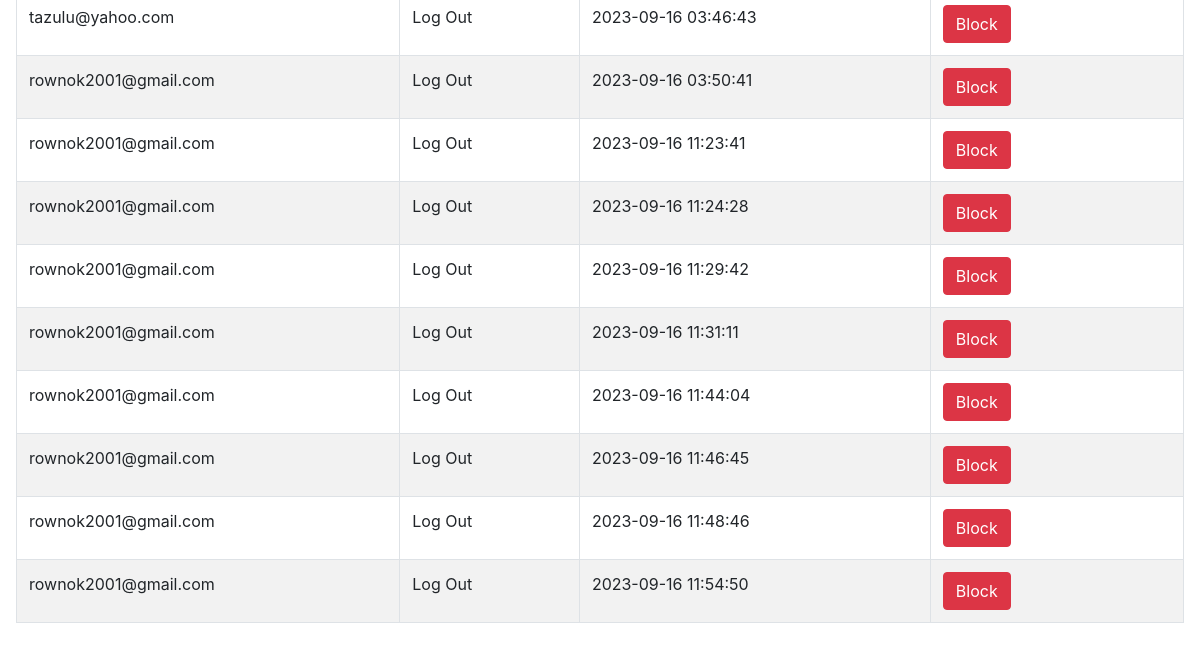
The app's page /userlog.php (signed in, lower part), older data.
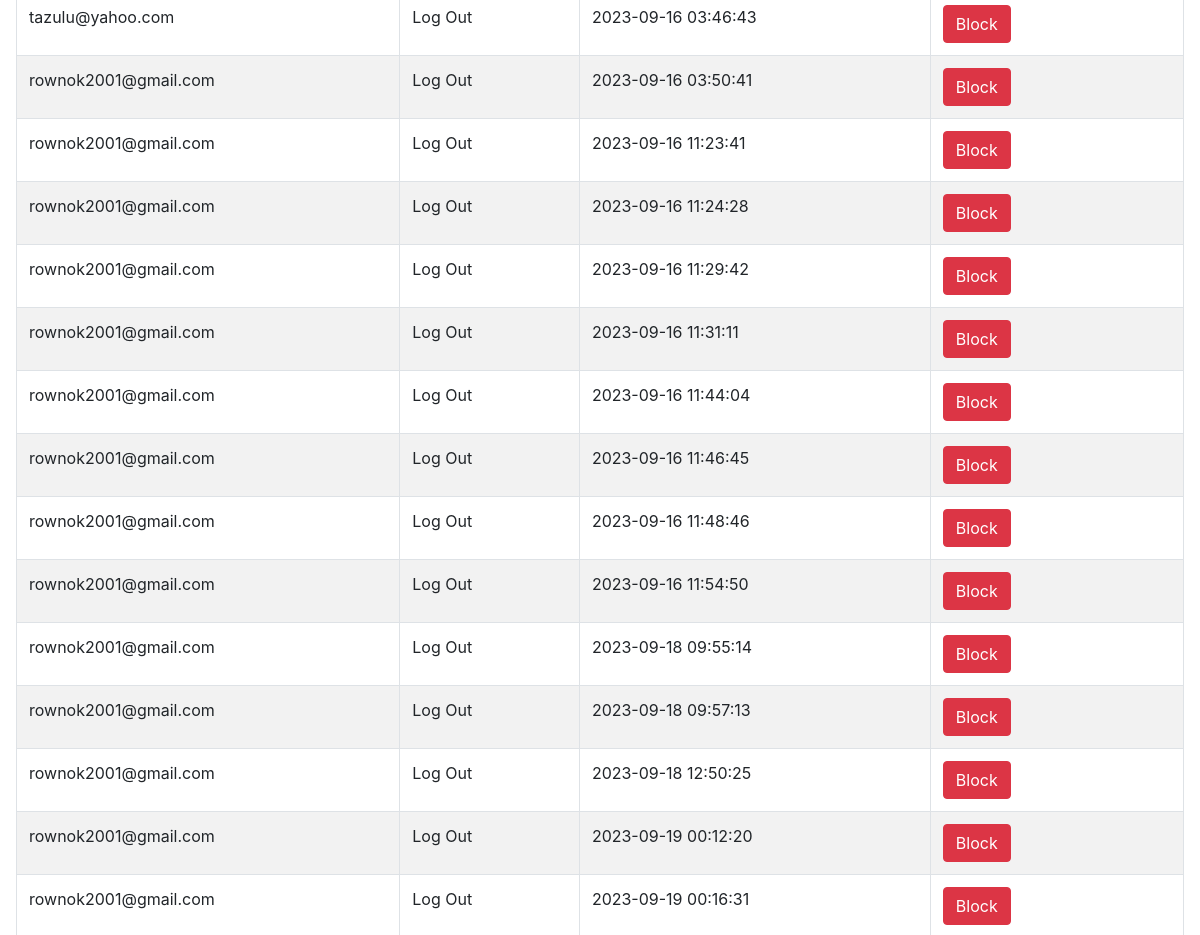
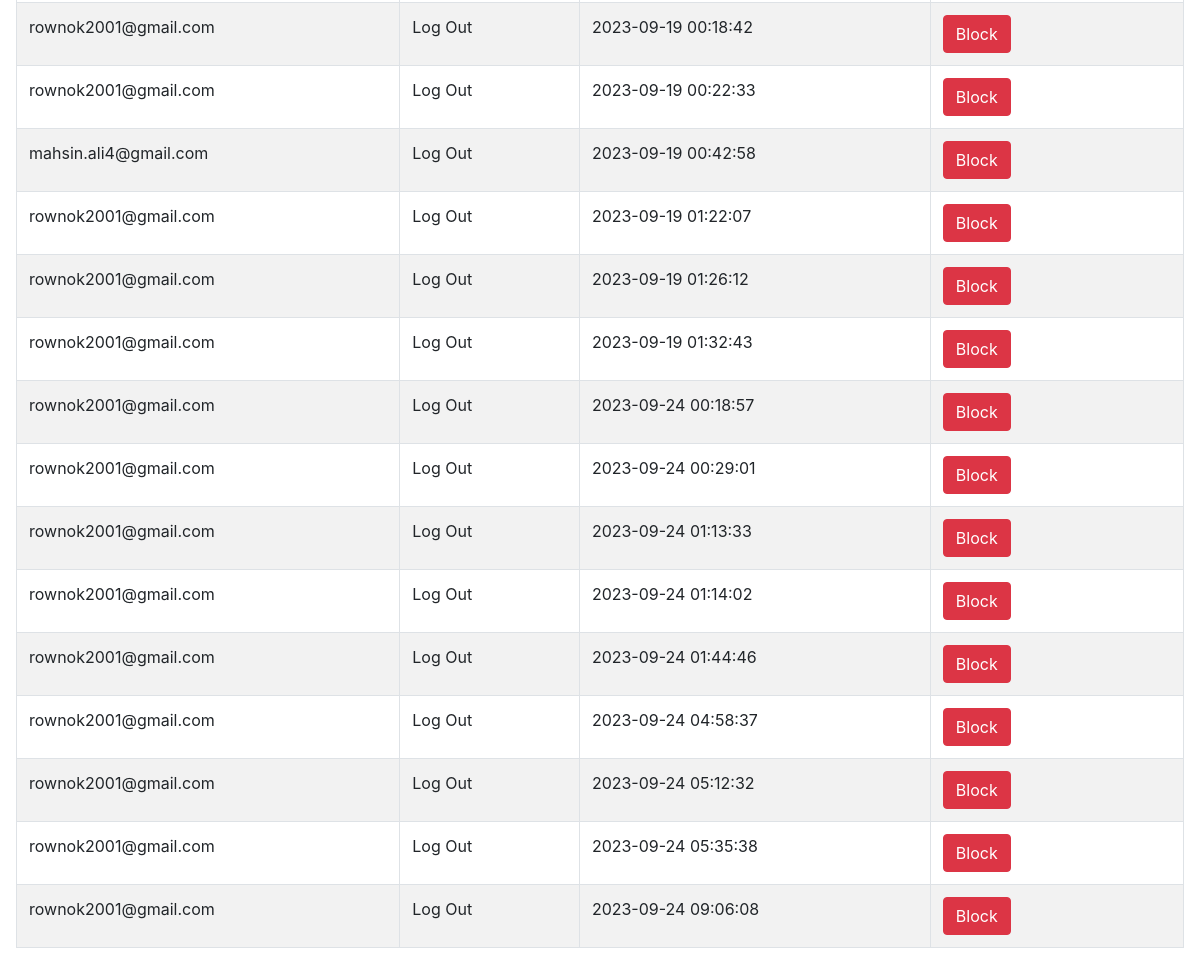
The same page, newer data (2 pictures, top to bottom).
### tables this page shows
CREATE TABLE `log` (
  `id` int(10) NOT NULL,
  `email` varchar(50) NOT NULL,
  `activity` varchar(50) NOT NULL,
  `time` timestamp NOT NULL DEFAULT current_timestamp() ON UPDATE current_timestamp()
);

### userlog.php (the view, shortened to what this page needs)
<!DOCTYPE html>
<html lang="en">
<head>
    <link rel="stylesheet" href="https://cdnjs.cloudflare.com/ajax/libs/twitter-bootstrap/4.5.2/css/bootstrap.css">
    <link rel="stylesheet" href="https://cdn.datatables.net/1.10.23/css/dataTables.bootstrap4.min.css">
</head>
<body>
    <div class="p-3 mb-5 bg-gradient-to-r from-indigo-50 via-purple-50 to-pink-50 z-40 rounded">
        <table id="example" class="table table-striped table-bordered" style="width:100%">
            <tbody>
                <?php
                $sql = "SELECT *  FROM log";
                $result = mysqli_query($con, $sql);
                $num1 = mysqli_num_rows($result);
                if ($num1 > 0) {
                    while ($row = $result->fetch_assoc()) {
                        $u_email = $row["email"];
                ?>
                        <tr>
                            <td> <?php echo $row["email"] ?></td>
                            <td> <?php echo $row["activity"] ?></td>
                            <td> <?php echo $row["time"] ?></td>
                            <?php
                            $sql2 = "SELECT * FROM user where email='$u_email';";
                            $result2 = mysqli_query($con, $sql2);
                            while ($row2 = $result2->fetch_assoc()) {
                                $block = $row2["block"];
                            }
                            ?>
                            <?php if ($block == "no") { ?>
                                <td> <a class="btn btn-danger" href="block.php?id=<?php echo urlencode($row['email']) ?>">Block</a> </td>
                            <?php } ?>
                        </tr>
                <?php
                    }
                }
                ?>
            </tbody>
        </table>
    </div>
</body>
</html>

Row changes from the older to the newer data that the page shows:
added log: email "rownok2001@gmail.com", activity "Log Out", time "2023-09-18 09:55:14"
added log: email "rownok2001@gmail.com", activity "Log Out", time "2023-09-18 09:57:13"
added log: email "rownok2001@gmail.com", activity "Log Out", time "2023-09-18 12:50:25"
added log: email "rownok2001@gmail.com", activity "Log Out", time "2023-09-19 00:12:20"
added log: email "rownok2001@gmail.com", activity "Log Out", time "2023-09-19 00:16:31"
added log: email "rownok2001@gmail.com", activity "Log Out", time "2023-09-19 00:18:42"
added log: email "rownok2001@gmail.com", activity "Log Out", time "2023-09-19 00:22:33"
added log: email "mahsin.ali4@gmail.com", activity "Log Out", time "2023-09-19 00:42:58"
added log: email "rownok2001@gmail.com", activity "Log Out", time "2023-09-19 01:22:07"
added log: email "rownok2001@gmail.com", activity "Log Out", time "2023-09-19 01:26:12"
added log: email "rownok2001@gmail.com", activity "Log Out", time "2023-09-19 01:32:43"
added log: email "rownok2001@gmail.com", activity "Log Out", time "2023-09-24 00:18:57"
added log: email "rownok2001@gmail.com", activity "Log Out", time "2023-09-24 00:29:01"
added log: email "rownok2001@gmail.com", activity "Log Out", time "2023-09-24 01:13:33"
added log: email "rownok2001@gmail.com", activity "Log Out", time "2023-09-24 01:14:02"
added log: email "rownok2001@gmail.com", activity "Log Out", time "2023-09-24 01:44:46"
added log: email "rownok2001@gmail.com", activity "Log Out", time "2023-09-24 04:58:37"
added log: email "rownok2001@gmail.com", activity "Log Out", time "2023-09-24 05:12:32"
added log: email "rownok2001@gmail.com", activity "Log Out", time "2023-09-24 05:35:38"
added log: email "rownok2001@gmail.com", activity "Log Out", time "2023-09-24 09:06:08"
